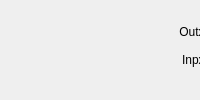
  <widget class="QDockWidget" name="dockWidget_6">
   <property name="windowTitle">
    <string>B1 IOx state</string>
   </property>
   <attribute name="dockWidgetArea">
    <number>4</number>
   </attribute>
   <widget class="QWidget" name="dockWidgetContents_4">
    <widget class="QLabel" name="label_IODIR">
     <property name="geometry">
      <rect>
       <x>10</x>
       <y>30</y>
       <width>31</width>
       <height>31</height>
      </rect>
     </property>
     <property name="text">
      <string/>
     </property>
     <property name="pixmap">
      <pixmap resource="../resource.qrc">:/x/ledgrey.png</pixmap>
     </property>
     <property name="scaledContents">
      <bool>true</bool>
     </property>
    </widget>
    <widget class="QWidget" name="layoutWidget">
     <property name="geometry">
      <rect>
       <x>120</x>
       <y>20</y>
       <width>181</width>
       <height>51</height>
      </rect>
     </property>
     <layout class="QGridLayout" name="gridLayout_5">
      <item row="0" column="0">
       <widget class="QLabel" name="label_18">
        <property name="text">
         <string>Outx:</string>
        </property>
        <property name="alignment">
         <set>Qt::AlignRight|Qt::AlignTrailing|Qt::AlignVCenter</set>
        </property>
       </widget>
      </item>
      <item row="0" column="1">
       <widget class="QLabel" name="label_out">
        <property name="text">
         <string>OOO</string>
        </property>
       </widget>
      </item>
      <item row="1" column="0">
       <widget class="QLabel" name="label_21">
        <property name="text">
         <string>Inpx:</string>
        </property>
        <property name="alignment">
         <set>Qt::AlignRight|Qt::AlignTrailing|Qt::AlignVCenter</set>
        </property>
       </widget>
      </item>
      <item row="1" column="1">
       <widget class="QLabel" name="label_inp">
        <property name="text">
         <string>III</string>
        </property>
       </widget>
      </item>
     </layout>
    </widget>
   </widget>
  </widget>
